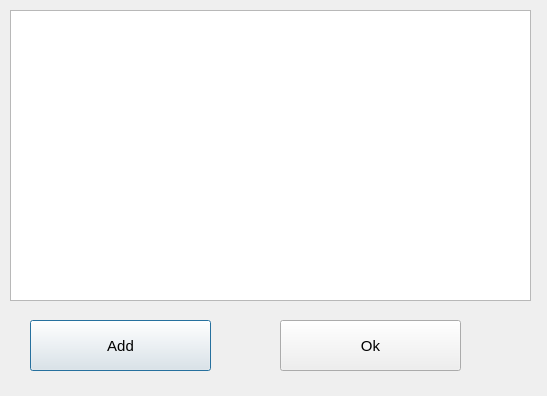
<?xml version="1.0" encoding="UTF-8"?>
<ui version="4.0">
 <class>Dialog</class>
 <widget class="QDialog" name="Dialog">
  <property name="geometry">
   <rect>
    <x>0</x>
    <y>0</y>
    <width>547</width>
    <height>396</height>
   </rect>
  </property>
  <property name="windowTitle">
   <string>Dialog</string>
  </property>
  <widget class="QListWidget" name="listWidget">
   <property name="geometry">
    <rect>
     <x>10</x>
     <y>10</y>
     <width>521</width>
     <height>291</height>
    </rect>
   </property>
  </widget>
  <widget class="QPushButton" name="pushButton">
   <property name="geometry">
    <rect>
     <x>30</x>
     <y>320</y>
     <width>181</width>
     <height>51</height>
    </rect>
   </property>
   <property name="font">
    <font>
     <pointsize>11</pointsize>
    </font>
   </property>
   <property name="text">
    <string>Add</string>
   </property>
  </widget>
  <widget class="QPushButton" name="pushButton_2">
   <property name="geometry">
    <rect>
     <x>280</x>
     <y>320</y>
     <width>181</width>
     <height>51</height>
    </rect>
   </property>
   <property name="font">
    <font>
     <pointsize>11</pointsize>
    </font>
   </property>
   <property name="text">
    <string>Ok</string>
   </property>
  </widget>
 </widget>
 <resources/>
 <connections/>
</ui>
